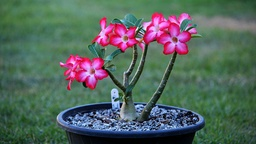
#> input picture flor.jpg, 256 x 144 px, shrunk from 777 x 437 before the run
$ python filtragem_espacial.py
#> lines starting #> are read from the running program, lines starting #| are printed output that depends on the picture
#> further down, img is the input picture: shape (144, 256, 3); mean B, G, R 93.6, 102.2, 84.9
# Aluno: Joathan Mareto Fontan
# RGA: 201811722008

# Os tempos são exibidos no terminal e no título das imagens

import time

import cv2
import matplotlib.pyplot as plt
import numpy as np


# Função que replica a borda nos quatro cantos e aplica margem
def borda_replicada(img_br, img_aux, k_dim, h, w, nh, nw):
    img_aux[int((k_dim - 1) / 2):nh - int((k_dim - 1) / 2),
            0:int((k_dim - 1) / 2)] = img_br[:, 0:int((k_dim - 1) / 2)]

    img_aux[int((k_dim - 1) / 2):nh - int((k_dim - 1) / 2),
            nw - int((k_dim - 1) / 2):nw] = img_br[:,
                                                   w - int((k_dim - 1) / 2):w]

    img_aux[0:int((k_dim - 1) / 2),
            int((k_dim - 1) / 2):nw -
            int((k_dim - 1) / 2)] = img_br[0:int((k_dim - 1) / 2), :]

    img_aux[nh - int((k_dim - 1) / 2):nh,
            int((k_dim - 1) / 2):nw -
            int((k_dim - 1) / 2)] = img_br[h - int((k_dim - 1) / 2):h, :]

    # Centraliza a imagem
    img_aux[int((k_dim - 1) / 2):h + int((k_dim - 1) / 2),
            int((k_dim - 1) / 2):w + int((k_dim - 1) / 2)] = img_br

    return img_aux


def filter2d(img, kernel):
    hk, wk = kernel.shape
#> hk = 201; wk = 201

    if hk == wk:
        h, w, c = img.shape
#> h = 144; w = 256; c = 3

        k_dim = wk
#> k_dim = 201

        nh = h + (k_dim - 1)
#> nh = 344
        nw = w + (k_dim - 1)
#> nw = 456

        # Imagem auxiliar que contém as bordas
        img_aux = np.zeros((nh, nw, c), dtype=np.int32)
        img_aux = borda_replicada(img, img_aux, k_dim, h, w, nh, nw)
#> in borda_replicada, `img_aux[int((k_dim - 1) / 2):nh - int((k_dim - 1) / 2), 0:int((k_dim -..`:
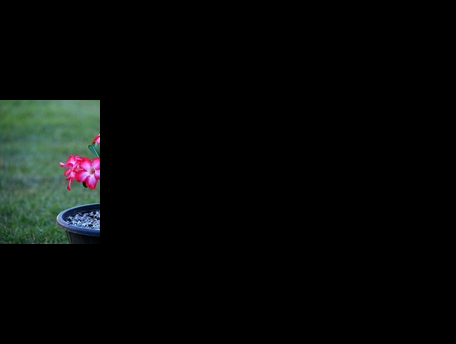
#> img_aux: shape (344, 456, 3) int32; mean R, G, B 7.4, 9.7, 8.4
#> in borda_replicada, `img_aux[nh - int((k_dim - 1) / 2):nh, int((k_dim - 1) / 2):nw - int((k..`:
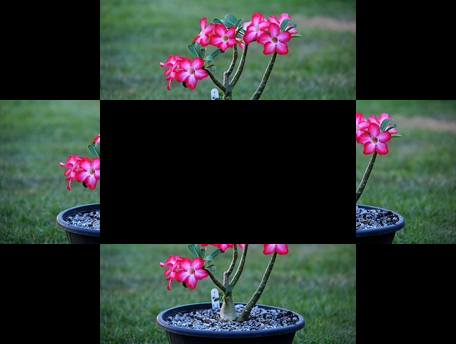
#> img_aux: shape (344, 456, 3) int32; mean R, G, B 43.1, 52.7, 47.1
#> in borda_replicada, `img_aux[int((k_dim - 1) / 2):h + int((k_dim - 1) / 2), int((k_dim - 1)..`:
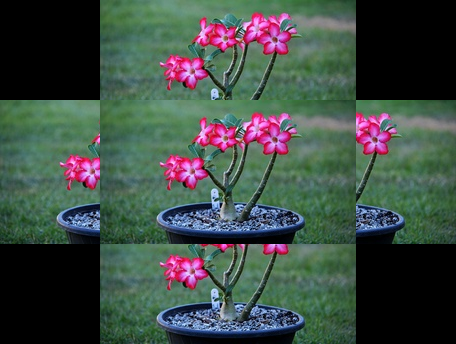
#> img_aux: shape (344, 456, 3) int32; mean R, G, B 63.1, 76.7, 69

        img_out = np.zeros((h, w, c), dtype=np.int32)

        for cnl in range(3):
            for y in range(nh - (k_dim - 1)):
                for x in range(nw - (k_dim - 1)):
                    k_op = np.sum(img_aux[y:y + hk, x:x + wk, cnl] * kernel)
                    img_out[y, x, cnl] = k_op
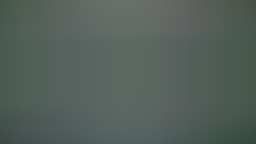
#> img_out: shape (144, 256, 3) int32; mean R, G, B 84, 96.1, 90.1

        return img_out


def sep_filter2d(img, k1, k2):
    hk = len(k1)
    wk = len(k2)

    if hk == wk:
        h, w, c = img.shape
#> h = 144; w = 256; c = 3

        k_dim = wk

        nh = h + (k_dim - 1)
#> nh = 344
        nw = w + (k_dim - 1)
#> nw = 456

        # Imagem auxiliar que contém as bordas
        img_aux = np.zeros((nh, nw, c), dtype=np.int32)
        img_aux = borda_replicada(img, img_aux, k_dim, h, w, nh, nw)

        # Imagens intermediárias entre a aplicação de cada kernel
        img_interm = np.zeros((nh, nw, c), dtype=np.int32)
        img_interm_2 = np.zeros((nh, nw, c), dtype=np.int32)

        # Imagem de saída sem as bordas extras e com as mesmas dimensões da original
        img_out = np.zeros((h, w, c), dtype=np.int32)

        for cnl in range(3):
            for y in range(nh):
                for x in range(nw):
                    if y < nh - (k_dim - 1):
                        # Cima pra baixo
                        k1_op = np.sum(img_aux[y:y + hk, x, cnl] * k1)
                        img_interm[y + int((k_dim - 1) / 2), x, cnl] = k1_op

                    if x < nw - (k_dim - 1):
                        # Esquerda pra direita
                        k2_op = np.sum(img_interm[y, x:x + wk, cnl] * k2)
                        img_interm_2[y, x + int((k_dim - 1) / 2), cnl] = k2_op
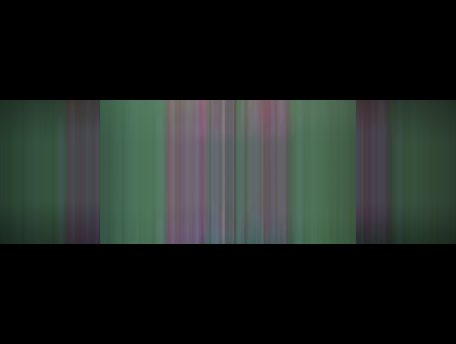
#> img_interm: shape (344, 456, 3) int32; mean R, G, B 30.2, 36.6, 32.9
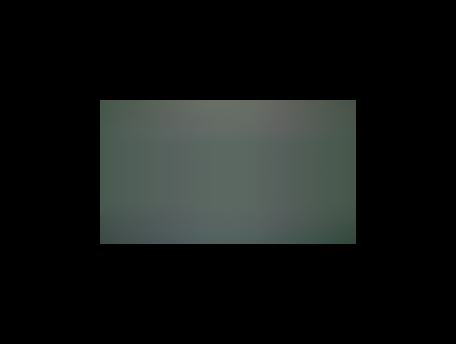
#> img_interm_2: shape (344, 456, 3) int32; mean R, G, B 19.6, 22.5, 21.1

        # Retira as bordas da imagem intermediária
        img_out = img_interm_2[int((k_dim - 1) / 2):h + int((k_dim - 1) / 2),
                               int((k_dim - 1) / 2):w + int((k_dim - 1) / 2)]

        return img_out


if __name__ == '__main__':
    img = cv2.imread('flor.jpg')
    img = cv2.cvtColor(img, cv2.COLOR_BGR2RGB)

    # Tamanho do Kernel para 1D e 2D
    kernel_size = 201

    # Kernel 2D
    kernel_2d = np.ones((kernel_size, kernel_size))
    kernel_2d = kernel_2d / (kernel_size * kernel_size)

    # Kernel 1D
    kernel_1d = np.ones(kernel_size)
    kernel_1d = kernel_1d / kernel_size

    _, axs = plt.subplots(1, 3)

    axs[0].set_title('original')
    axs[0].imshow(img)

    # ############################################# #

    # Implementação do filter2d na mão
    inicio = time.time()
    img_out = filter2d(img, kernel_2d)
    fim = time.time()

    msg = 'filter2d: {:.3f} s'.format(fim - inicio)
    print('\n' + msg)

    axs[1].set_title('tamanho do kernel: ' + str(kernel_size) + '\n\n\n' + msg)
    axs[1].imshow(img_out)

    # ############################################# #

    # Implementação do sep_filter2d na mão
    inicio = time.time()
    img_out_sep = sep_filter2d(img, kernel_1d, kernel_1d)
    fim = time.time()

    msg = 'sep_filter2d: {:.3f} s'.format(fim - inicio)
    print(msg + '\n')

    axs[2].set_title(msg)
    axs[2].imshow(img_out_sep)

    # ############################################# #

    fig = plt.gcf()
    fig.canvas.manager.set_window_title('Joathan Mareto Fontan')

    plt.show()
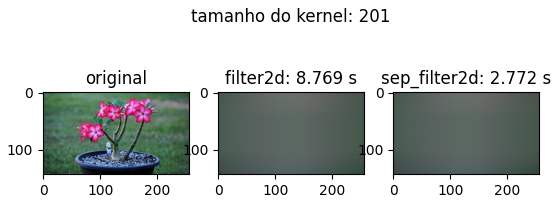
#> figure drawn by matplotlib, 3 panels
